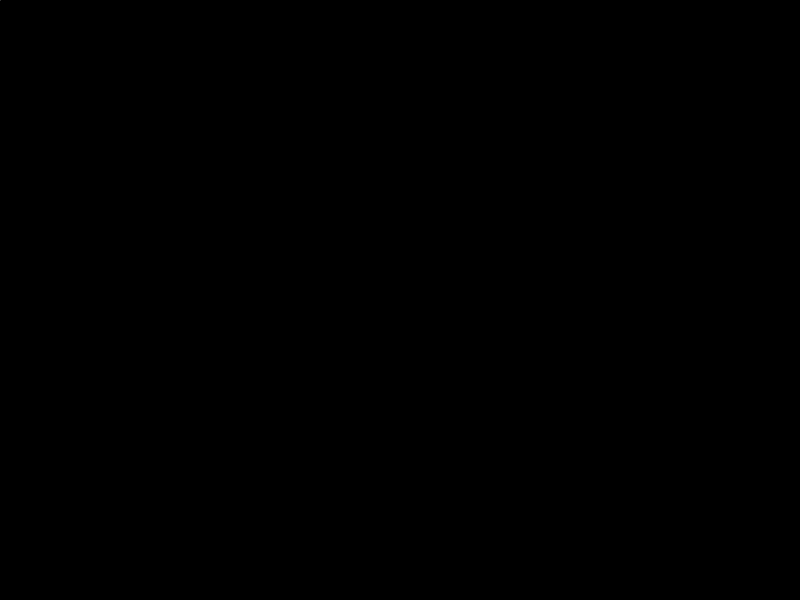
Frame 1 (no input)
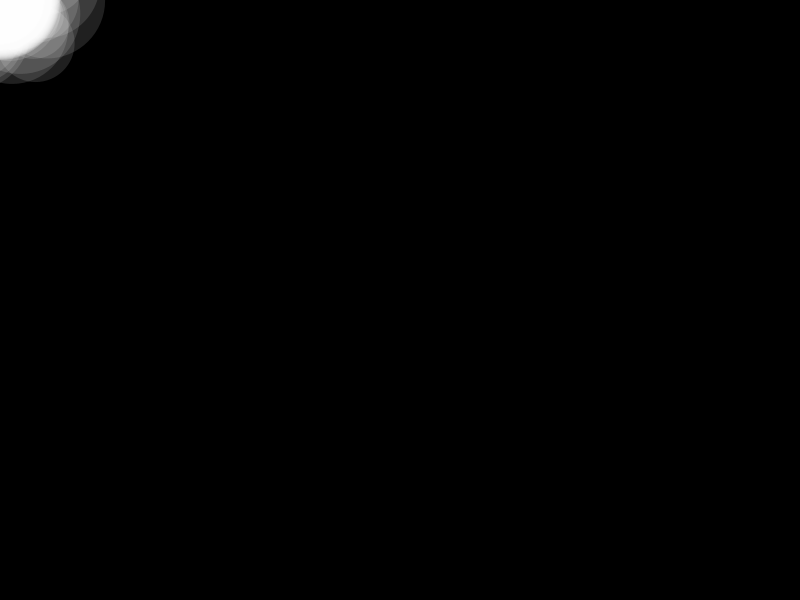
Frame 60 (the mouse pressed at the canvas centre just before this capture)
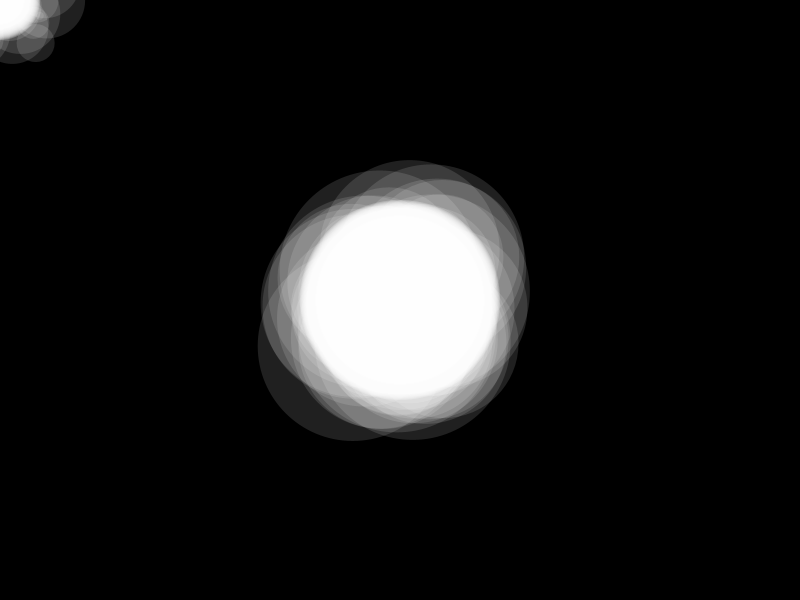
Frame 120 (the mouse held since frame 60 and released just before this capture)

The Processing sketch that drew these frames (run headless with seeded random() and noise(); from frame 60 on, the mouse is pressed at the canvas centre):

// Processing sketch: draw_mouse_3
// ── draw_mouse_3.pde
/* Draw 2 trails - Added drawTrail() function to reduce repetition in code */

ArrayList<PVector> trail1;
ArrayList<PVector> trail2;

void setup() {
  // Set up your stage
  size(800, 600);
  //fullScreen();
  background(255);

  trail1 = new ArrayList<PVector>();
  trail2 = new ArrayList<PVector>();
}

void draw() {
  background(0);

  // Look up other ways to draw stuff in the reference
  //line(mouseX, mouseY, pmouseX, pmouseY);
  
  // Grab the mouse position and store it in a PVector
  PVector mouse = new PVector(mouseX, mouseY);
  
  // Add the current mouse position to the ArrayList trail1
  trail1.add(mouse);
  
  // Calculate a new position that's randomly offset from the mouse position by up to 50 pixels
  PVector noodle = new PVector(mouseX + random(-50, 50), mouseY + random(-50, 50));
  
  // Add that new position to the ArrayList trail2
  trail2.add(noodle);
  
  // Draw trail 1 with an opacity of 64
  drawTrail(trail1, 64);
  
  // Draw trail 2 with an opacity of 32
  drawTrail(trail2, 32);

}

// Function for drawing trails
void drawTrail(ArrayList<PVector> trail, float alpha) {
  
  // When trail has more than 100 positions, delete the oldest one
  if (trail.size() > 100) {
    trail.remove(0);
  }
  
  // Draw the trail
  // Calculate the size of the ellipse for each position in the trail based off it's "age" (counter)
  int counter = 0;
  fill(255, alpha);
  noStroke();
  for (PVector t : trail) {
    counter++;
    ellipse(t.x, t.y, 2*counter, 2*counter);
  }   
}
